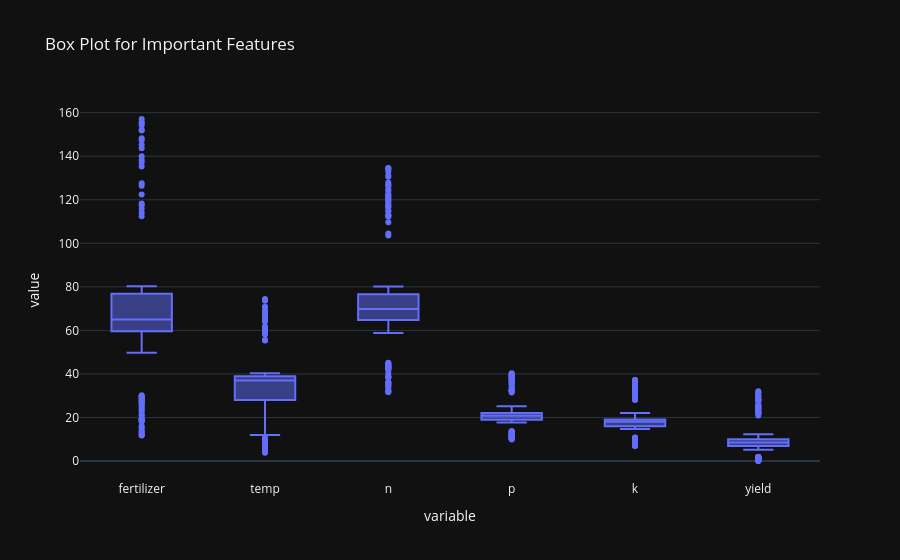

The notebook cell this image was saved under:
### Code cell
import plotly.express as px

cols = ['fertilizer', 'temp', 'n', 'p', 'k', 'yield']

fig = px.box(
    df,
    y=cols,
    title="Box Plot for Important Features",
    template='plotly_dark'
)

fig.show()

### Figure 1 — Plotly figure (JSON) as saved in the notebook; plotly's stock layout.template omitted (floating-point values rounded to 4 significant figures; data arrays with more than 128 entries replaced by an {"elided": "..."} marker saying what was removed)
{"data": [{"alignmentgroup": "True", "hovertemplate": "variable=%{x}<br>value=%{y}<extra></extra>", "legendgroup": "", "marker": {"color": "#636efa"}, "name": "", "notched": false, "offsetgroup": "", "orientation": "v", "showlegend": false, "type": "box", "x": {"elided": "30576 str values"}, "x0": " ", "xaxis": "x", "y": {"elided": "30576 float values"}, "y0": " ", "yaxis": "y"}], "layout": {"boxmode": "group", "legend": {"tracegroupgap": 0}, "title": {"text": "Box Plot for Important Features"}, "xaxis": {"anchor": "y", "domain": [0, 1], "title": {"text": "variable"}}, "yaxis": {"anchor": "x", "domain": [0, 1], "title": {"text": "value"}}}}
